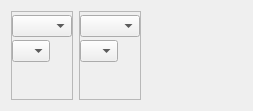
                                <widget class="QWidget" name="scrollAreaWidgetContents">
                                 <property name="geometry">
                                  <rect>
                                   <x>0</x>
                                   <y>0</y>
                                   <width>253</width>
                                   <height>111</height>
                                  </rect>
                                 </property>
                                 <layout class="QHBoxLayout" name="horizontalLayout_13">
                                  <item>
                                   <widget class="QFrame" name="frame_17">
                                    <property name="frameShape">
                                     <enum>QFrame::StyledPanel</enum>
                                    </property>
                                    <property name="frameShadow">
                                     <enum>QFrame::Plain</enum>
                                    </property>
                                    <layout class="QVBoxLayout" name="verticalLayout_17">
                                     <property name="spacing">
                                      <number>3</number>
                                     </property>
                                     <property name="leftMargin">
                                      <number>0</number>
                                     </property>
                                     <property name="topMargin">
                                      <number>3</number>
                                     </property>
                                     <property name="rightMargin">
                                      <number>0</number>
                                     </property>
                                     <property name="bottomMargin">
                                      <number>3</number>
                                     </property>
                                     <item>
                                      <widget class="QComboBox" name="cmbo_char__page0_det0_p0_2">
                                       <property name="sizePolicy">
                                        <sizepolicy hsizetype="Fixed" vsizetype="Fixed">
                                         <horstretch>0</horstretch>
                                         <verstretch>0</verstretch>
                                        </sizepolicy>
                                       </property>
                                       <property name="minimumSize">
                                        <size>
                                         <width>60</width>
                                         <height>0</height>
                                        </size>
                                       </property>
                                       <property name="maximumSize">
                                        <size>
                                         <width>60</width>
                                         <height>16777215</height>
                                        </size>
                                       </property>
                                       <property name="layoutDirection">
                                        <enum>Qt::LeftToRight</enum>
                                       </property>
                                       <item>
                                        <property name="text">
                                         <string/>
                                        </property>
                                       </item>
                                       <item>
                                        <property name="text">
                                         <string>Number</string>
                                        </property>
                                       </item>
                                       <item>
                                        <property name="text">
                                         <string>Letter</string>
                                        </property>
                                       </item>
                                       <item>
                                        <property name="text">
                                         <string>Any</string>
                                        </property>
                                       </item>
                                       <item>
                                        <property name="text">
                                         <string>A</string>
                                        </property>
                                       </item>
                                       <item>
                                        <property name="text">
                                         <string>B</string>
                                        </property>
                                       </item>
                                       <item>
                                        <property name="text">
                                         <string>C</string>
                                        </property>
                                       </item>
                                       <item>
                                        <property name="text">
                                         <string>D</string>
                                        </property>
                                       </item>
                                       <item>
                                        <property name="text">
                                         <string>E</string>
                                        </property>
                                       </item>
                                       <item>
                                        <property name="text">
                                         <string>F</string>
                                        </property>
                                       </item>
                                       <item>
                                        <property name="text">
                                         <string>G</string>
                                        </property>
                                       </item>
                                      </widget>
                                     </item>
                                     <item>
                                      <widget class="QComboBox" name="comboBox">
                                       <property name="sizePolicy">
                                        <sizepolicy hsizetype="Fixed" vsizetype="Fixed">
                                         <horstretch>0</horstretch>
                                         <verstretch>0</verstretch>
                                        </sizepolicy>
                                       </property>
                                       <property name="minimumSize">
                                        <size>
                                         <width>38</width>
                                         <height>0</height>
                                        </size>
                                       </property>
                                       <property name="maximumSize">
                                        <size>
                                         <width>38</width>
                                         <height>16777215</height>
                                        </size>
                                       </property>
                                       <item>
                                        <property name="text">
                                         <string/>
                                        </property>
                                       </item>
                                       <item>
                                        <property name="text">
                                         <string>OR</string>
                                        </property>
                                       </item>
                                       <item>
                                        <property name="text">
                                         <string>TO</string>
                                        </property>
                                       </item>
                                       <item>
                                        <property name="text">
                                         <string>&gt;=</string>
                                        </property>
                                       </item>
                                       <item>
                                        <property name="text">
                                         <string>&lt;=</string>
                                        </property>
                                       </item>
                                      </widget>
                                     </item>
                                     <item>
                                      <spacer name="verticalSpacer">
                                       <property name="orientation">
                                        <enum>Qt::Vertical</enum>
                                       </property>
                                       <property name="sizeHint" stdset="0">
                                        <size>
                                         <width>20</width>
                                         <height>40</height>
                                        </size>
                                       </property>
                                      </spacer>
                                     </item>
                                    </layout>
                                   </widget>
                                  </item>
                                  <item>
                                   <widget class="QFrame" name="frame_24">
                                    <property name="frameShape">
                                     <enum>QFrame::StyledPanel</enum>
                                    </property>
                                    <property name="frameShadow">
                                     <enum>QFrame::Plain</enum>
                                    </property>
                                    <layout class="QVBoxLayout" name="verticalLayout_18">
                                     <property name="spacing">
                                      <number>3</number>
                                     </property>
                                     <property name="leftMargin">
                                      <number>0</number>
                                     </property>
                                     <property name="topMargin">
                                      <number>3</number>
                                     </property>
                                     <property name="rightMargin">
                                      <number>0</number>
                                     </property>
                                     <property name="bottomMargin">
                                      <number>3</number>
                                     </property>
                                     <item>
                                      <widget class="QComboBox" name="cmbo_char__page0_det0_p0_3">
                                       <property name="sizePolicy">
                                        <sizepolicy hsizetype="Fixed" vsizetype="Fixed">
                                         <horstretch>0</horstretch>
                                         <verstretch>0</verstretch>
                                        </sizepolicy>
                                       </property>
                                       <property name="minimumSize">
                                        <size>
                                         <width>60</width>
                                         <height>0</height>
                                        </size>
                                       </property>
                                       <property name="maximumSize">
                                        <size>
                                         <width>60</width>
                                         <height>16777215</height>
                                        </size>
                                       </property>
                                       <property name="layoutDirection">
                                        <enum>Qt::LeftToRight</enum>
                                       </property>
                                       <item>
                                        <property name="text">
                                         <string/>
                                        </property>
                                       </item>
                                       <item>
                                        <property name="text">
                                         <string>Number</string>
                                        </property>
                                       </item>
                                       <item>
                                        <property name="text">
                                         <string>Letter</string>
                                        </property>
                                       </item>
                                       <item>
                                        <property name="text">
                                         <string>Any</string>
                                        </property>
                                       </item>
                                       <item>
                                        <property name="text">
                                         <string>A</string>
                                        </property>
                                       </item>
                                       <item>
                                        <property name="text">
                                         <string>B</string>
                                        </property>
                                       </item>
                                       <item>
                                        <property name="text">
                                         <string>C</string>
                                        </property>
                                       </item>
                                       <item>
                                        <property name="text">
                                         <string>D</string>
                                        </property>
                                       </item>
                                       <item>
                                        <property name="text">
                                         <string>E</string>
                                        </property>
                                       </item>
                                       <item>
                                        <property name="text">
                                         <string>F</string>
                                        </property>
                                       </item>
                                       <item>
                                        <property name="text">
                                         <string>G</string>
                                        </property>
                                       </item>
                                      </widget>
                                     </item>
                                     <item>
                                      <widget class="QComboBox" name="comboBox_2">
                                       <property name="sizePolicy">
                                        <sizepolicy hsizetype="Fixed" vsizetype="Fixed">
                                         <horstretch>0</horstretch>
                                         <verstretch>0</verstretch>
                                        </sizepolicy>
                                       </property>
                                       <property name="minimumSize">
                                        <size>
                                         <width>38</width>
                                         <height>0</height>
                                        </size>
                                       </property>
                                       <property name="maximumSize">
                                        <size>
                                         <width>38</width>
                                         <height>16777215</height>
                                        </size>
                                       </property>
                                       <item>
                                        <property name="text">
                                         <string/>
                                        </property>
                                       </item>
                                       <item>
                                        <property name="text">
                                         <string>OR</string>
                                        </property>
                                       </item>
                                       <item>
                                        <property name="text">
                                         <string>TO</string>
                                        </property>
                                       </item>
                                       <item>
                                        <property name="text">
                                         <string>&gt;=</string>
                                        </property>
                                       </item>
                                       <item>
                                        <property name="text">
                                         <string>&lt;=</string>
                                        </property>
                                       </item>
                                      </widget>
                                     </item>
                                     <item>
                                      <spacer name="verticalSpacer_2">
                                       <property name="orientation">
                                        <enum>Qt::Vertical</enum>
                                       </property>
                                       <property name="sizeHint" stdset="0">
                                        <size>
                                         <width>20</width>
                                         <height>40</height>
                                        </size>
                                       </property>
                                      </spacer>
                                     </item>
                                    </layout>
                                   </widget>
                                  </item>
                                  <item>
                                   <spacer name="horizontalSpacer">
                                    <property name="orientation">
                                     <enum>Qt::Horizontal</enum>
                                    </property>
                                    <property name="sizeHint" stdset="0">
                                     <size>
                                      <width>40</width>
                                      <height>20</height>
                                     </size>
                                    </property>
                                   </spacer>
                                  </item>
                                 </layout>
                                </widget>
